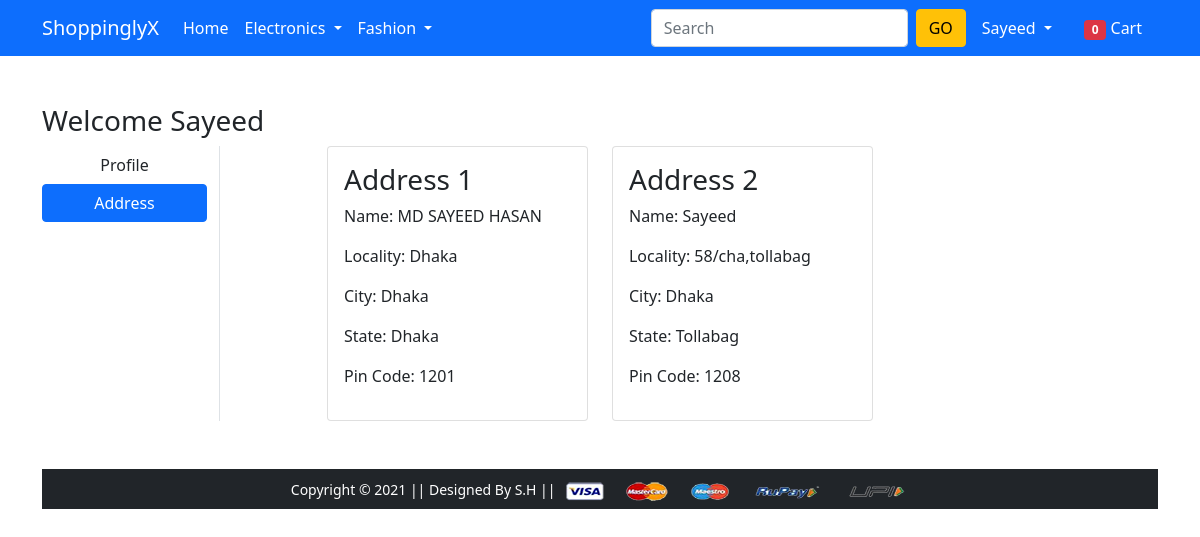
The app's page /address/ (signed in) with its own data.
### app/models.py (models this page shows, shortened)
class Customer(models.Model):
  user = models.ForeignKey(User, on_delete=models.CASCADE)
  name= models.CharField(max_length=200)
  locality= models.CharField(max_length=200)
  city= models.CharField(max_length=200)
  zipcode= models.IntegerField()
  state= models.CharField(max_length=50,choices=STATE_CHOICE)

### app/views.py (the view)
# urls.py: path('address/', views.address, name='address'),
@login_required
def address(request):
  totalitem =0
  if request.user.is_authenticated:
    totalitem =len(Cart.objects.filter(user=request.user))
  add = Customer.objects.filter(user=request.user)
  return render(request, 'app/address.html',
  {'totalitem':totalitem,'add':add,'active':'btn-primary'})

### app/templates/app/address.html (shortened to what this page needs)
{% extends 'app/base.html' %}
{% load static %}
{% block main-content %}
<div class="container my-5">
 <div class="row">
 <h3>Welcome <span class="text-capitalize">{{request.user}}</span></h3>
  <div class="col-sm-2 border-end">
   <ul class="list-unstyled">
    <li class="d-grid"><a href="{% url 'profile' %}"
    class="btn ">Profile</a></li>
    <li class="d-grid"><a href="{% url 'address' %}"
    class="btn {{active}}">Address</a></li>
   </ul>
  </div>
  <div class="col-sm-9 offset-sm-1">
   <div class="row">
   {% for ad in add %}
    <div class="col-sm-4">
     <div class="card">
      <div class="card-body">
       <h3>Address {{forloop.counter}}</h3>
       <p>Name: {{ad.name}}</p>
       <p>Locality: {{ad.locality}}</p>
       <p>City: {{ad.city}}</p>
       <p>State: {{ad.state}}</p>
       <p>Pin Code: {{ad.zipcode}}</p>
      </div>
    </div>
    </div>
    {% endfor %}
  </div>
 </div>
</div>
{% endblock main-content %}

### app/templates/app/base.html (shortened to what this page needs)
<!doctype html>
{% load static %}
<html lang="en">
  <head>
    <link href="https://cdn.jsdelivr.net/npm/bootstrap@5.0.0-beta1/dist/css/bootstrap.min.css" rel="stylesheet">
    <link rel="stylesheet" href="{% static 'app/css/owl.carousel.min.css' %}">
    <link rel="stylesheet" href="{% static 'app/css/all.min.css' %}">
    <link rel="stylesheet" href="{% static 'app/css/style.css' %}">
  </head>
  <body>
    <nav class="navbar navbar-expand-lg navbar-dark bg-primary">
     <div class="container">
       <a class="navbar-brand" href="/">ShoppinglyX</a>
       <div class="collapse navbar-collapse" id="navbarSupportedContent">
         <ul class="navbar-nav me-auto mb-2 mb-lg-0">
           <li class="nav-item">
             <a class="nav-link active" aria-current="page" href="/">Home</a>
           </li>
           <li class="nav-item dropdown">
             <a class="nav-link dropdown-toggle text-white" href="#" id="electronicsDropdown" role="button" data-bs-toggle="dropdown" aria-expanded="false">
               Electronics
             </a>
           </li>
           <li class="nav-item dropdown">
             <a class="nav-link dropdown-toggle text-white" href="#" id="fashionDropdown" role="button" data-bs-toggle="dropdown" aria-expanded="false">
               Fashion
             </a>
           </li>
         </ul>
         <form class="d-flex">
           <input class="form-control me-2" type="search" placeholder="Search" aria-label="Search">
           <button class="btn btn-warning" type="submit">GO</button>
         </form>
         <div>
          <ul class="navbar-nav me-auto mb-2 mb-lg-0">
          {% if request.user.is_authenticated %}
           <li class="nav-item dropdown mx-2">
              <a class="nav-link dropdown-toggle text-white" href="#" id="profileDropdown" role="button" data-bs-toggle="dropdown" aria-expanded="false">
                {{request.user.username|capfirst}}
              </a>
            </li>
            <li class="nav-item mx-2">
             <a href="{% url 'showcart' %}" class="nav-link text-white"><span class="badge bg-danger">{{totalitem}}</span> Cart </a>
            </li>
            {% endif %}
          </ul>
         </div>
       </div>
     </div>
    </nav>
    {% block main-content %} {% endblock main-content %}
    <footer class="container-fluid bg-dark text-center p-2 mt-5">
        <small class="text-white">Copyright &copy; 2021 || Designed By S.H || </small>
        <img src="{% static 'app/images/payment.png' %}" alt="" srcset="" class="img-fluid" height="2px">
    </footer>
  </body>
</html>

### records on screen
Customer: name "MD SAYEED HASAN", locality "Dhaka", city "Dhaka", state "Dhaka", zipcode "1201"
Customer: name "Sayeed", locality "58/cha,tollabag", city "Dhaka", state "Tollabag", zipcode "1208"

### other values on screen
{{ request.user.username|capfirst }} "Sayeed"
{{ totalitem }} "0"
{{ request.user }} "Sayeed"
